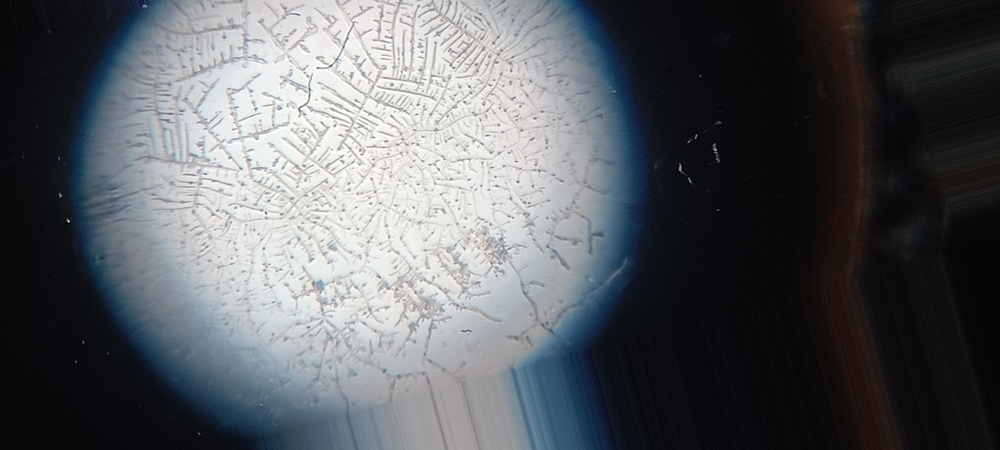
#> input picture Buffalo Saliva Classification/Non-Estrum.jpg, 1000 x 450 px, shrunk from 4000 x 1800 before the run
$ python image-augmentation.py
#> lines starting #> are read from the running program, lines starting #| are printed output that depends on the picture
import cv2

# Read the image
image = cv2.imread("Non-Estrum.jpg")
#> image is the input picture: shape (450, 1000, 3); mean B, G, R 97.7, 93.7, 90.2

# Rotate the image by 180 degrees
rotated_image = cv2.rotate(image, cv2.ROTATE_180)
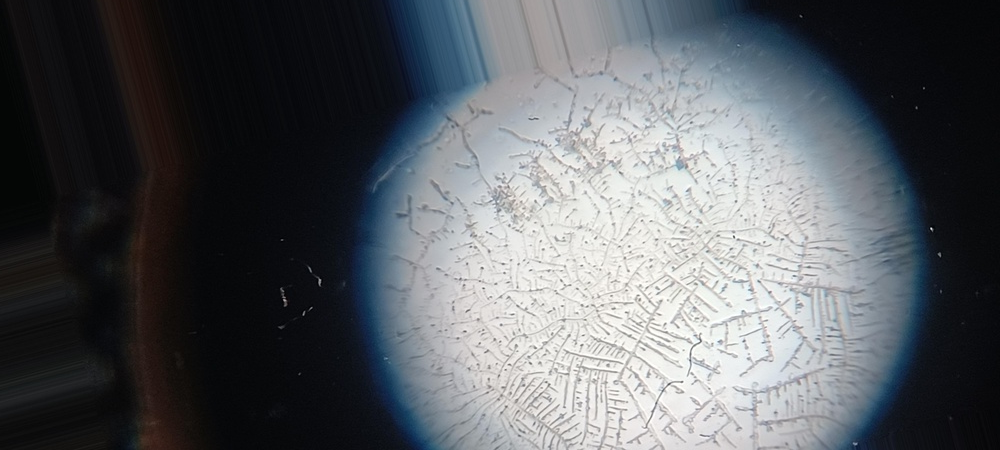
#> rotated_image: shape (450, 1000, 3); mean B, G, R 97.7, 93.7, 90.2

# Save the rotated image
cv2.imwrite("Non-Estrum_180.jpg", rotated_image)

$ run again, with Buffalo Saliva Classification/Estrum-90.jpg copied over Buffalo Saliva Classification/Non-Estrum.jpg
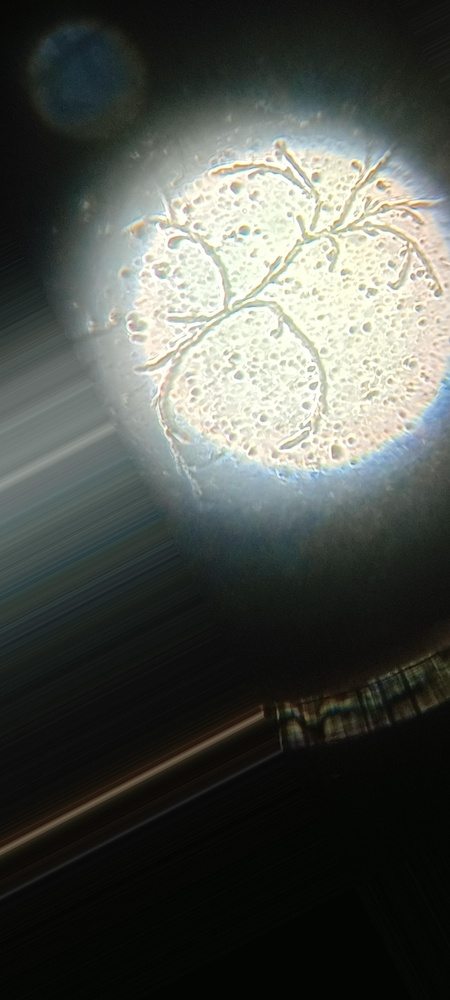
#> input picture Buffalo Saliva Classification/Estrum-90.jpg, 450 x 1000 px, shrunk from 1800 x 4000 before the run
#> image is the input picture: shape (1000, 450, 3); mean B, G, R 76.2, 81.6, 78
#> `rotated_image = cv2.rotate(image, cv2.ROTATE_180)`:
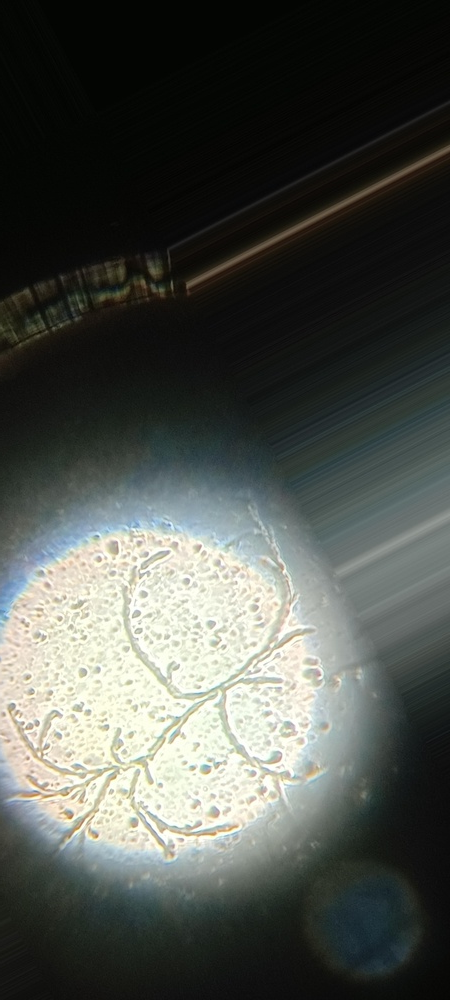
#> rotated_image: shape (1000, 450, 3); mean B, G, R 76.2, 81.6, 78

$ run again, with Buffalo Saliva Classification/Estrum.jpg copied over Buffalo Saliva Classification/Non-Estrum.jpg
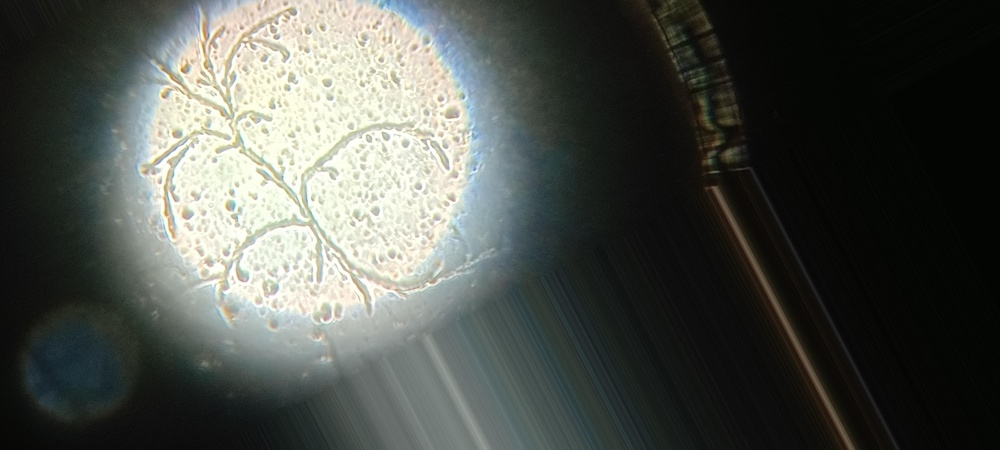
#> input picture Buffalo Saliva Classification/Estrum.jpg, 1000 x 450 px, shrunk from 4000 x 1800 before the run
#> image is the input picture: shape (450, 1000, 3); mean B, G, R 76.3, 81.6, 78
#> `rotated_image = cv2.rotate(image, cv2.ROTATE_180)`:
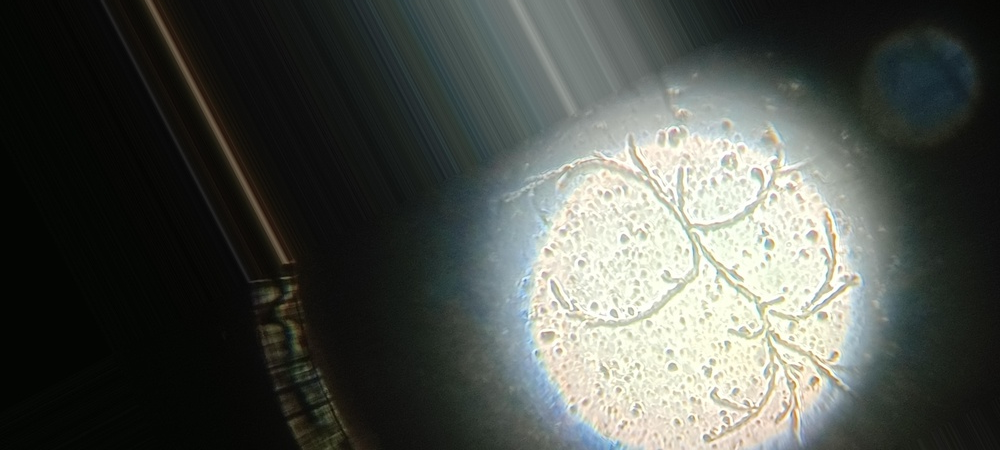
#> rotated_image: shape (450, 1000, 3); mean B, G, R 76.3, 81.6, 78

$ run again, with Buffalo Saliva Classification/Estrum_180.jpg copied over Buffalo Saliva Classification/Non-Estrum.jpg
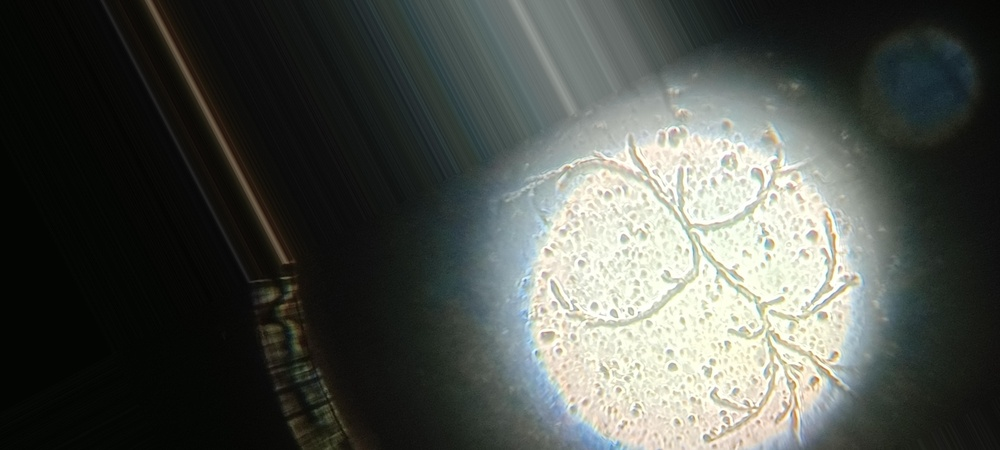
#> input picture Buffalo Saliva Classification/Estrum_180.jpg, 1000 x 450 px, shrunk from 4000 x 1800 before the run
#> image is the input picture: shape (450, 1000, 3); mean B, G, R 76.3, 81.6, 78
#> `rotated_image = cv2.rotate(image, cv2.ROTATE_180)`:
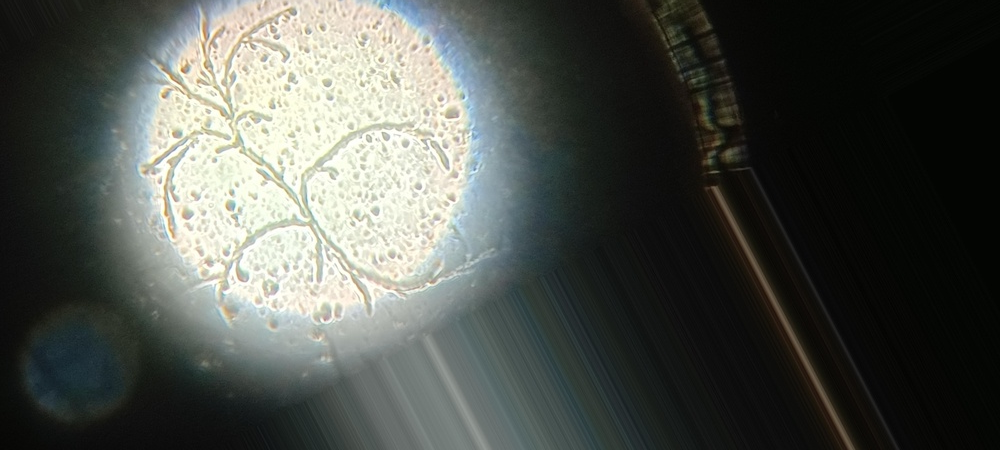
#> rotated_image: shape (450, 1000, 3); mean B, G, R 76.3, 81.6, 78
